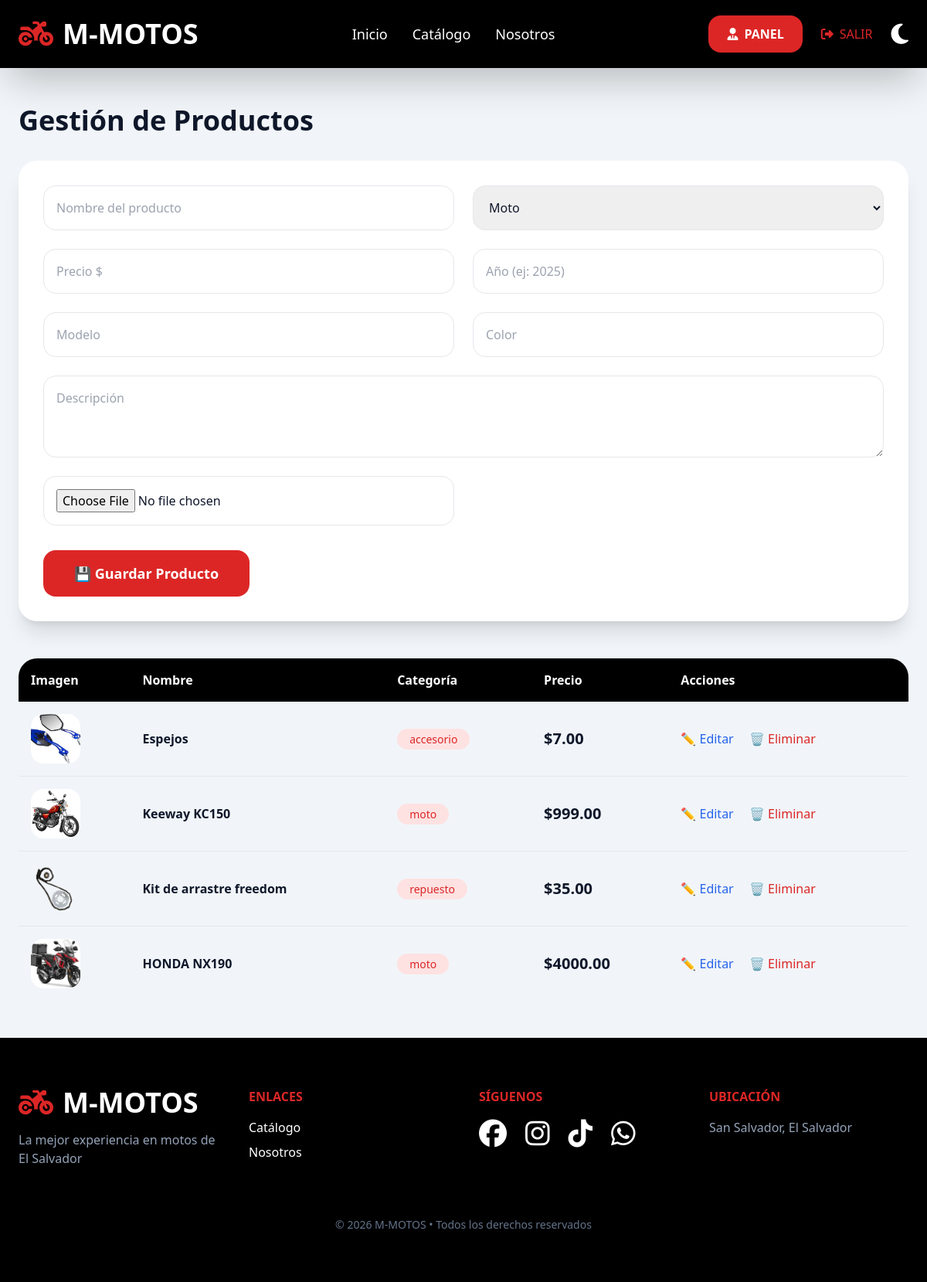
The page /mmotos/admin/productos.php (signed in) on the database its author committed.
### tables this page shows
CREATE TABLE `productos` (
  `id` int(11) NOT NULL,
  `nombre` varchar(200) NOT NULL,
  `categoria` enum('moto','accesorio','repuesto') NOT NULL,
  `subtipo` varchar(100) DEFAULT NULL,
  `precio` decimal(10,2) NOT NULL,
  `ano` year(4) DEFAULT NULL,
  `modelo` varchar(100) DEFAULT NULL,
  `color` varchar(50) DEFAULT NULL,
  `descripcion` text DEFAULT NULL,
  `stock` int(11) DEFAULT 0,
  `imagen` varchar(255) DEFAULT NULL,
  `creado_en` timestamp NOT NULL DEFAULT current_timestamp()
);

### mmotos/admin/productos.php (the view, shortened to what this page needs)
<?php
require_once '../includes/header.php';
?>
<div class="max-w-7xl mx-auto px-6 py-12">
    <h1 class="text-4xl font-black mb-8">Gestión de Productos</h1>
    <form action="productos.php" method="POST" enctype="multipart/form-data" class="bg-white dark:bg-slate-900 p-8 rounded-3xl mb-12 shadow-xl">
        <div class="grid grid-cols-1 md:grid-cols-2 gap-6">
            <input type="text" name="nombre" id="nombre" placeholder="Nombre del producto" required class="border rounded-2xl p-4">
            <select name="categoria" id="categoria" class="border rounded-2xl p-4">
                <option value="moto">Moto</option>
            </select>
            <input type="number" step="0.01" name="precio" id="precio" placeholder="Precio $" required class="border rounded-2xl p-4">
            <input type="number" name="ano" id="ano" placeholder="Año (ej: 2025)" class="border rounded-2xl p-4">
            <input type="text" name="modelo" id="modelo" placeholder="Modelo" class="border rounded-2xl p-4">
            <input type="text" name="color" id="color" placeholder="Color" class="border rounded-2xl p-4">
            <textarea name="descripcion" id="descripcion" placeholder="Descripción" rows="3" class="border rounded-2xl p-4 col-span-2"></textarea>
            <input type="file" name="imagen" class="border rounded-2xl p-4">
        </div>
        <button type="submit" name="guardar" class="mt-8 bg-red-600 hover:bg-red-700 text-white px-10 py-4 rounded-2xl font-bold text-lg">
            💾 Guardar Producto
        </button>
    </form>
    <table class="w-full text-left border-collapse">
        <thead>
            <tr class="bg-black text-white">
                <th class="p-4 rounded-tl-3xl">Imagen</th>
                <th class="p-4">Nombre</th>
                <th class="p-4">Categoría</th>
                <th class="p-4">Precio</th>
                <th class="p-4 rounded-tr-3xl">Acciones</th>
            </tr>
        </thead>
        <tbody class="divide-y dark:divide-slate-700">
        <?php
        require '../includes/db.php';
        $stmt = $pdo->query("SELECT * FROM productos ORDER BY id DESC");
        while ($p = $stmt->fetch()) {
            echo "
            <tr class='hover:bg-slate-100 dark:hover:bg-slate-800'>
                <td class='p-4'><img src='../uploads/{$p['imagen']}' class='w-16 h-16 object-cover rounded-2xl'></td>
                <td class='p-4 font-semibold'>{$p['nombre']}</td>
                <td class='p-4'><span class='px-4 py-1 bg-red-100 text-red-600 rounded-full text-sm'>{$p['categoria']}</span></td>
                <td class='p-4 font-bold text-xl'>\${$p['precio']}</td>
                <td class='p-4'>
                    <button onclick='editar(".json_encode($p).")' class='text-blue-600 hover:underline mr-4'>✏️ Editar</button>
                    <a href='?eliminar={$p['id']}' onclick=\"return confirm('¿Eliminar este producto?')\" class='text-red-600 hover:underline'>🗑️ Eliminar</a>
                </td>
            </tr>";
        }
        ?>
        </tbody>
    </table>
</div>
<?php require_once '../includes/footer.php'; ?>

### rows shown on the page
productos: imagen (picture), nombre "Espejos", categoria "accesorio", precio "7.00"
productos: imagen (picture), nombre "Keeway KC150", categoria "moto", precio "999.00"
productos: imagen (picture), nombre "Kit de arrastre freedom", categoria "repuesto", precio "35.00"
productos: imagen (picture), nombre "HONDA NX190", categoria "moto", precio "4000.00"
